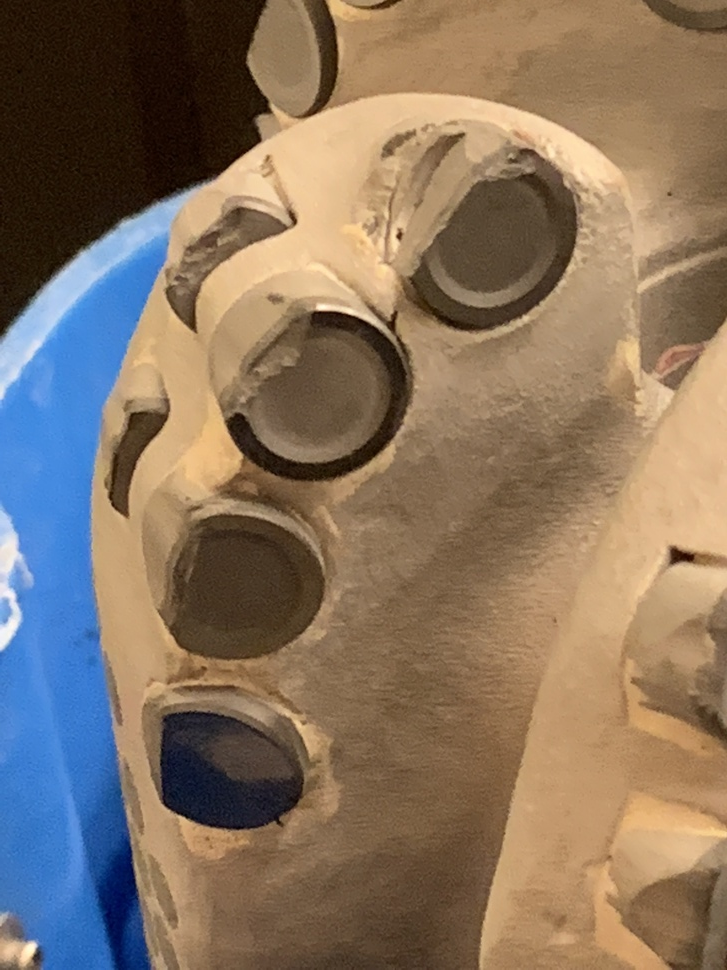
#> input picture test6.jpg, 727 x 970 px, shrunk from 3024 x 4032 before the run
$ python circle_test.py test6.jpg
#> lines starting #> are read from the running program, lines starting #| are printed output that depends on the picture; after the words box and inside, x2 and y2 are one past the last pixel; in counts of white or black regions, pixels touching at a corner belong together
### circles.py
#!/usr/bin/python3
import os
import sys
import matplotlib.pyplot as plt
import cv2
import numpy as np


#image = cv2.imread("/Users/sam/code/Hackathon/InnerOuter/0-0/12.250-CF716-U02822-35625-2017-11-17-NA_B1.JPG")
#image = cv2.imread("/Users/sam/code/Hackathon/InnerOuter/0-0/DSC01277.JPG")
def get_circles(filename, circle_folder):
#> called with filename = 'test6.jpg', circle_folder = './circles/test6_jpg'
    image = cv2.imread(filename,0)
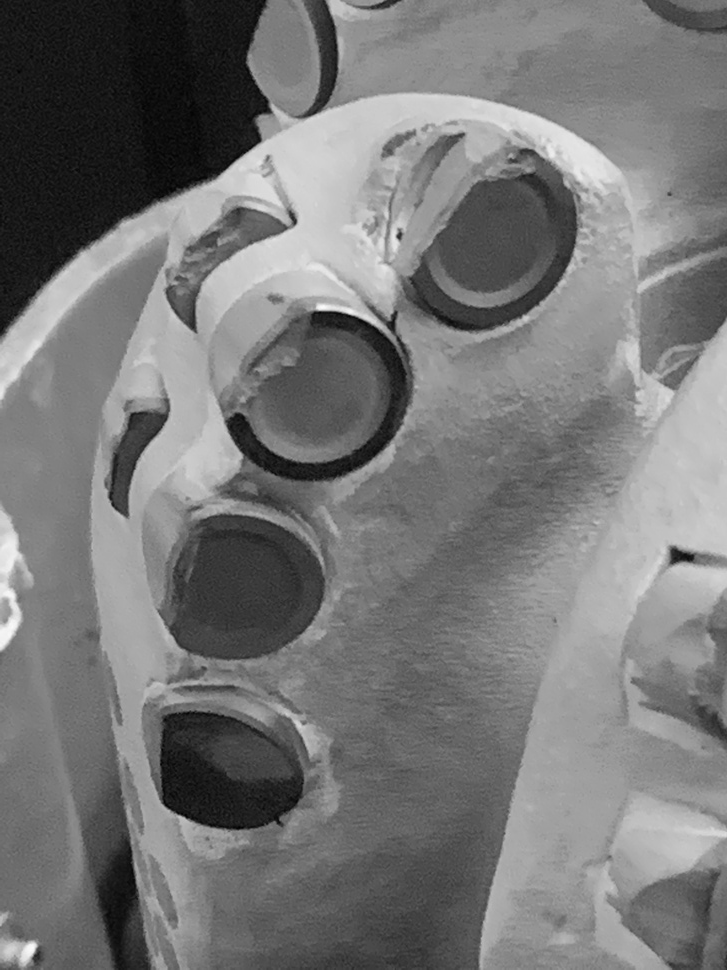
#> image: shape (970, 727); min 0, max 250, mean 118.7
    #gray = cv2.cvtColor(image, cv2.COLOR_BGR2GRAY)

    # Create mask
    height,width = image.shape
#> height = 970; width = 727
    mask = np.zeros((height,width), np.uint8)

    gray = cv2.GaussianBlur(image,(5,5),0)
    gray = cv2.medianBlur(gray,5)

    gimage = cv2.adaptiveThreshold(gray,255,cv2.ADAPTIVE_THRESH_GAUSSIAN_C,cv2.THRESH_BINARY,11,3.5)
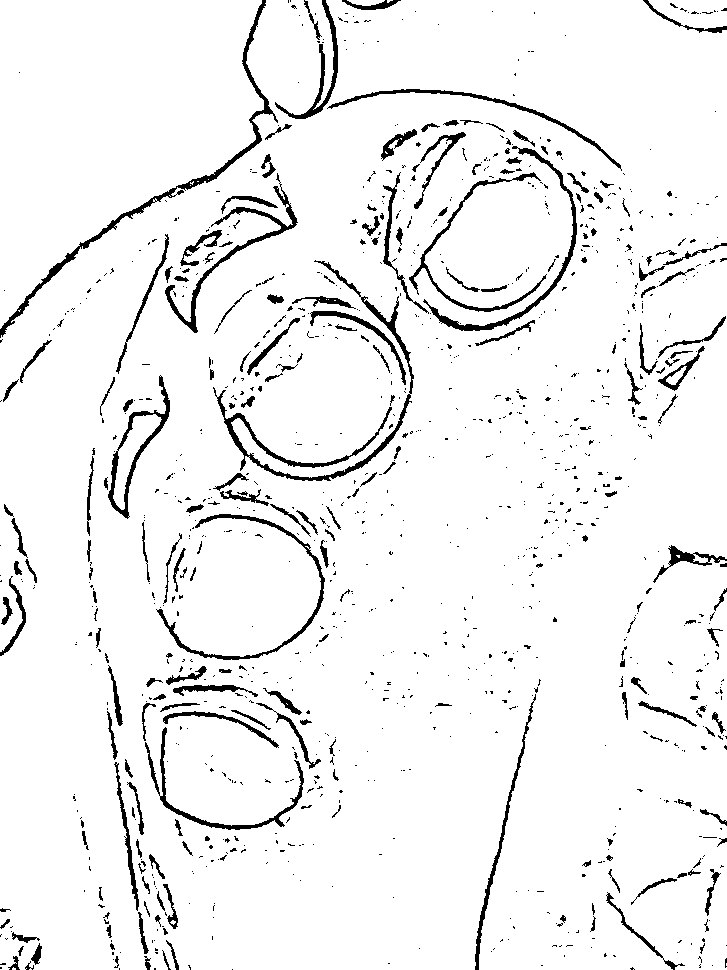
#> gimage: shape (970, 727); 94.4% white; 1109 black regions (885 under 20 px), largest, box (x1, y1, x2, y2) and area: (213, 260, 414, 481) 2764, (0, 0, 278, 338) 2376, (165, 173, 298, 333) 1493

    circles = cv2.HoughCircles(gray,cv2.HOUGH_GRADIENT,1,145,param1=150,param2=22 ,minRadius=50,maxRadius=150)
#> circles = [[310.5, 384.5, 96.6], [471.5, 223.5, 104.3], [239.5, 585.5, 84.5], [223.5, 756.5, 71.6], [329.5, 39.5, 85.4], [237.5, 257.5, 84.4]]
    #circles = cv2.HoughCircles(gray, cv2.HOUGH_GRADIENT, 1.5, 450)
   # circles = np.uint16(np.around(circles))
    if not circles is None:
        for _,i in enumerate(circles[0,:]):
            mask = np.zeros((height,width), np.uint8)

            # draw the outer circle
            # .circle(image,(i[0],i[1]),i[2],(0,255,0),2)
            # draw the center of the circle
            # cv2.circle(image,(i[0],i[1]),2,(0,0,255),3)

            #Code below this point deals with cropping out found circles and writing the cropped circle
            cv2.circle(mask,(i[0],i[1]),i[2],(255,255,255),thickness=-1)

            # Copy that image using that mask
            masked_data = cv2.bitwise_and(image, image, mask=mask)

            # Apply Threshold
            __,thresh = cv2.threshold(mask,1,255,cv2.THRESH_BINARY)

            # Find Contour
            contours = cv2.findContours(thresh,cv2.RETR_EXTERNAL,cv2.CHAIN_APPROX_SIMPLE)
            x,y,w,h = cv2.boundingRect(contours[0])

            # Crop masked_data
            crop = masked_data[y:y+h,x:x+w]

            #Finaly write circle to file (Probably need to change path or except arguments here)
            #print("%s/circle-%s.jpg" % (circle_folder,_))
            cv2.imwrite("%s/circle-%s.jpg" % (circle_folder,_), crop)
#> this loop made 1 pass
#> pass 1, in get_circles, `masked_data = cv2.bitwise_and(image, image, mask=mask)`:
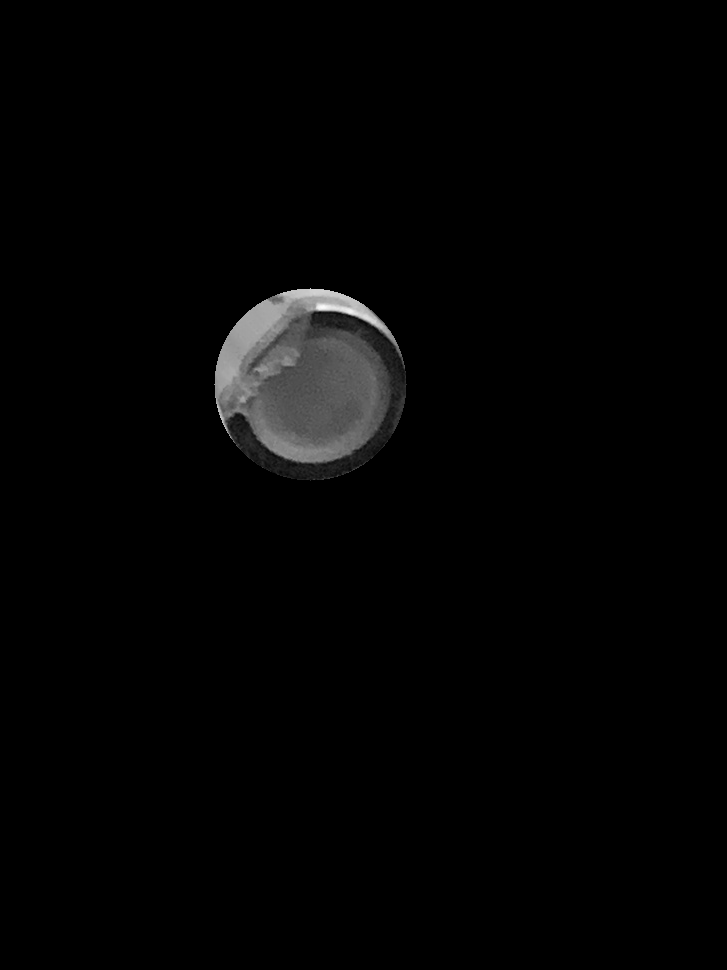
#> masked_data: shape (970, 727); min 0, max 250, mean 3.9
#> pass 1, in get_circles, `__,thresh = cv2.threshold(mask,1,255,cv2.THRESH_BINARY)`:
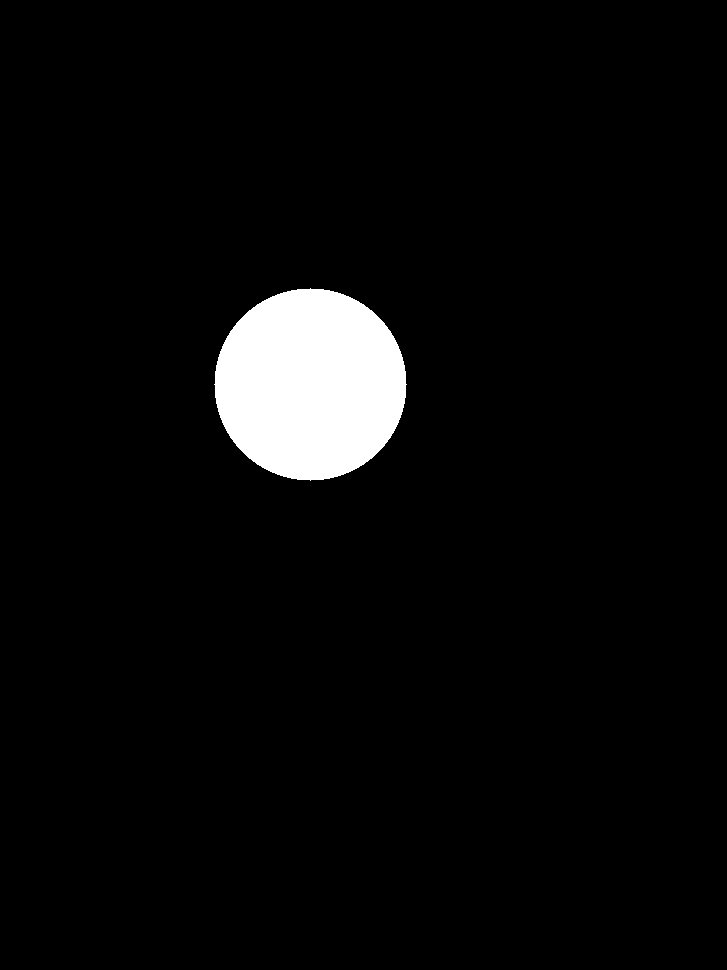
#> thresh: shape (970, 727); 4.1% white; 1 white region, box (x1, y1, x2, y2) and area: (214, 288, 407, 481) 28917


        # [8 lines of commented-out code are left out]

        cv2.waitKey(0)
        cv2.destroyAllWindows()
        return True
    else:
        return False

### circle_test.py
from circles import get_circles
import os
import sys

if len(sys.argv) > 1:
    for filename in sys.argv[1:]:
        filen = filename.split("/")[-1].replace(".","_")
        foldername = "./circles/%s" % filen
        try:
            if not os.path.isdir(foldername):
                os.mkdir(foldername)
            get_circles(filename, foldername)
        except:
            print("[-] unable to create folder: %s" % foldername)
